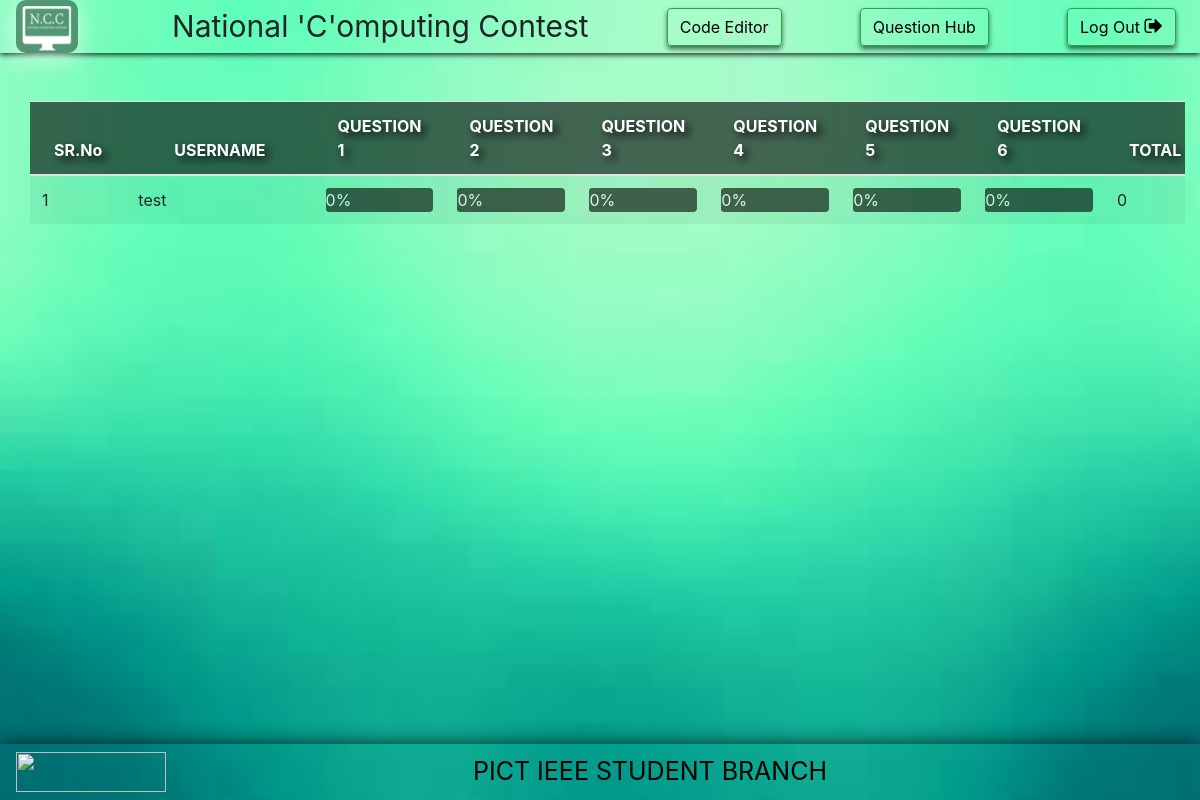
The app's page /leaderboard, older data.
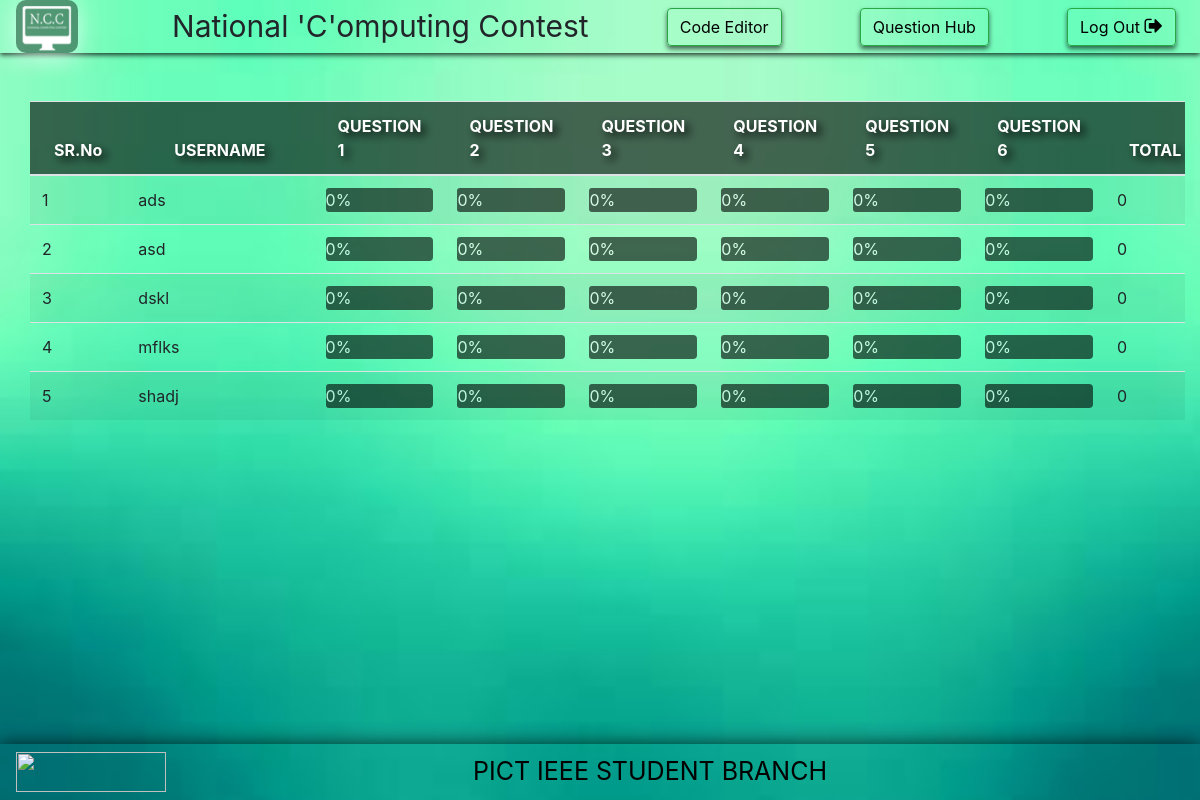
The same page, newer data.
### NCC/models.py (models this page shows)
class Player(models.Model):
    p1name = models.CharField(max_length=120)
    p2name = models.CharField(max_length=120)
    p1email = models.EmailField(max_length=100)
    p2email = models.EmailField(max_length=100)
    pid = models.OneToOneField(User, on_delete=models.CASCADE)
    p1mno = models.CharField(max_length=10)
    p2mno = models.CharField(max_length=10)
    time = models.IntegerField(default=0)
    score = models.IntegerField(default=0)
    level = models.IntegerField(default=0)
    q1_score = models.IntegerField(default=0)
    q2_score = models.IntegerField(default=0)
    q3_score = models.IntegerField(default=0)
    q4_score = models.IntegerField(default=0)
    q5_score = models.IntegerField(default=0)
    q6_score = models.IntegerField(default=0)
    subtime = models.IntegerField(default=0)
    rank = models.IntegerField(default=0)
    def __str__(self):
        a = self.id
        a = str(a)
        return self.p1name + " " + self.p2name

### NCC/views.py (the view)
# urls.py: url(r'^leaderboard', views.leaderboard),
def leaderboard(request):
    count = Player.objects.all().count()
    p = Player.objects.all().order_by('-score', 'time', 'p1name')
    print(p)
    context = {
        'p': p,
        'count': count
    }
    return render(request, 'leaderboard.html', context)

### NCC/templates/leaderboard.html (shortened to what this page needs)
<!DOCTYPE html>
<html lang="en">
<head>
    <link href="static/css/bootstrap.min.css" rel="stylesheet">
	  <link href="static/font-awesome/css/font-awesome.min.css" rel="stylesheet" >
	<link rel="stylesheet" href="static/codingPage.css">
</head>
<body>
    <nav class="navbar  navbar-light navtop py-0" >
		<div class="navbar-brand  ncc " style="padding: 6px 6px 2px 6px;">  <img src="/static/NCC.png" width="50" height="45" alt=""> </div>
  		<div style="font-size: 30px;" >National  'C'omputing  Contest</div>
  		<a class="btn border border-success  " href="#" role="button">Code Editor</a>
		<a class="btn border border-success " href="/questionhub" role="button">Question Hub</a>
        <a href="/result"><button class="btn mr-2 border border-success logout " type="button">Log Out <i class="fa fa-sign-out" style="font-size:20px;" aria-hidden="true" > </i></button></a>
</nav>
    <div class="container-fluid pt-5 " >
        <table class="table table-responsive table-striped container-fluid" style="height:70vh;">
            <thead>
                <tr>
                    <th class="px-4">SR.No</th>
                    <th class="px-5">USERNAME</th>
                    <th class="px-4">QUESTION 1</th>
                    <th class="px-4">QUESTION 2</th>
                    <th class="px-4">QUESTION 3</th>
                    <th class="px-4">QUESTION 4</th>
                    <th class="px-4">QUESTION 5</th>
                    <th 	class="px-4">QUESTION 6</th>
                    <th class="px-4">TOTAL</th>
                </tr>
            </thead>
            <tbody>
            {% for l in p %}
				<tr>
                    <td>{{forloop.counter}}</td>
                    <td>{{l.p1name}}</td>
                    <td><div class=" play ">
                        <div class="perc" style="width:{{l.q1_score}}% ; ">{{l.q1_score}}%</div></div></td>
                    <td><div class=" play ">
                        <div class="perc" style="width: {{l.q2_score}}%;">{{l.q2_score}}%</div></div></td>
                    <td><div class="play ">
                        <div class="perc" style="width: {{l.q3_score}}%;">{{l.q3_score}}%</div></div></td>
                    <td><div class=" play ">
                        <div class="perc" style="width: {{l.q4_score}}%; ">{{l.q4_score}}%</div></div></td>
                    <td><div class=" play ">
                        <div class="perc" style="width: {{l.q5_score}}%;">{{l.q5_score}}%</div></div></td>
                    <td><div class=" play ">
                        <div class="perc" style="width: {{l.q6_score}}%; ">{{l.q6_score}}%</div></div></td>
                    <td>{{l.score}}</td>
                </tr>
                {% endfor %}
            </tbody>
        </table>
    </div>
  <nav class="navbar fixed-bottom  navbot ">
  <img src="/static/pisb.png" width="150" height="40" alt="">
  <div class="col offset-md-3 " style="font-size:25px;color:black;">
    PICT IEEE STUDENT BRANCH
  </div>
</nav>
</body>
</html>

Row changes from the older to the newer data that the page shows:
added Player: p1name "ads", q1_score "0", q2_score "0", q3_score "0", q4_score "0", q5_score "0", q6_score "0", score "0"
changed Player: p1name "test" → "asd"
added Player: p1name "dskl", q1_score "0", q2_score "0", q3_score "0", q4_score "0", q5_score "0", q6_score "0", score "0"
added Player: p1name "mflks", q1_score "0", q2_score "0", q3_score "0", q4_score "0", q5_score "0", q6_score "0", score "0"
added Player: p1name "shadj", q1_score "0", q2_score "0", q3_score "0", q4_score "0", q5_score "0", q6_score "0", score "0"
